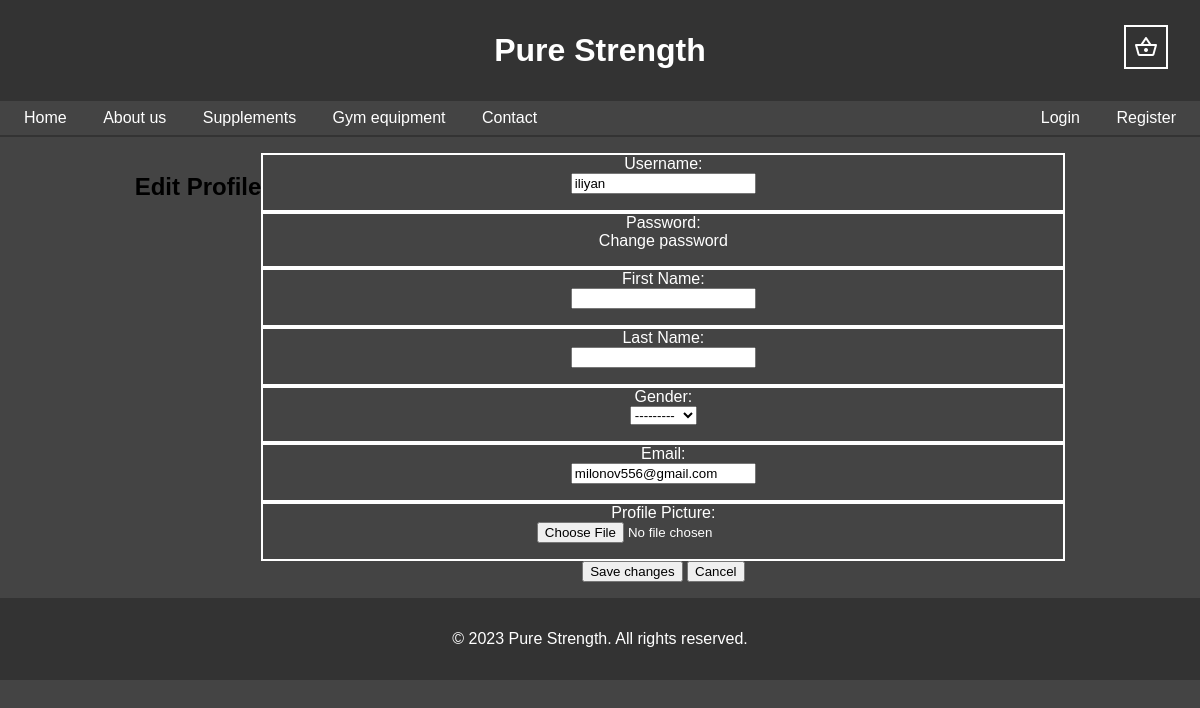
The app's page /edit/1/, older data.
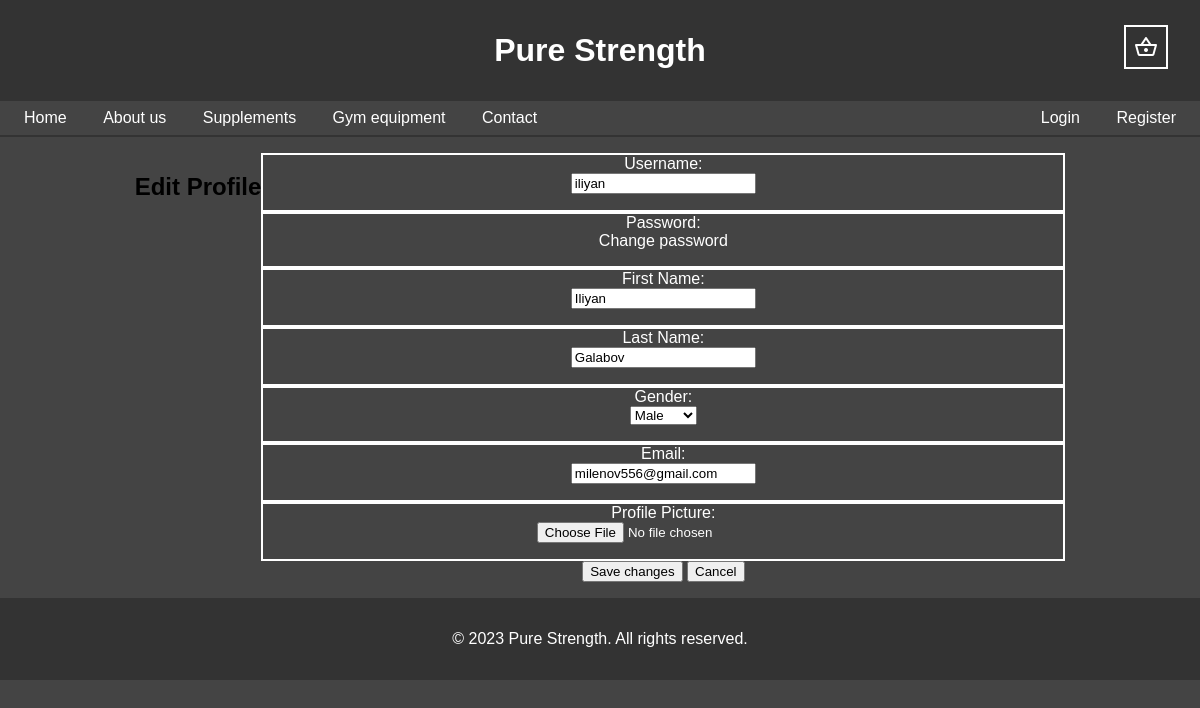
The same page, newer data.
### Fitness_store/fitness_app/models.py (models this page shows)
class FitnessUser(auth_models.AbstractUser):
    FIRST_NAME_MIN_LENGTH = 2
    FIRST_NAME_MAX_LENGTH = 30
    LAST_NAME_MIN_LENGTH = 2
    LAST_NAME_MAX_LENGTH = 30
    GENDER_CHOICES = (
        ("M", "Male"),
        ("F", "Female"),
        ("O", "Other"),
    )
    GENDER_MAX_LENGTH = 1
    first_name = models.CharField(
        max_length=FIRST_NAME_MAX_LENGTH,
        validators=(
            validators.MinLengthValidator(FIRST_NAME_MIN_LENGTH),
            validate_only_alphabetical,
        ),
    )
    last_name = models.CharField(
        max_length=LAST_NAME_MAX_LENGTH,
        validators=(
            validators.MinLengthValidator(LAST_NAME_MIN_LENGTH),
            validate_only_alphabetical,
        ),
    )
    email = models.EmailField(
        unique=True,
    )
    gender = models.CharField(
        max_length=GENDER_MAX_LENGTH,
        choices=GENDER_CHOICES,
    )
    profile_picture = models.FileField(
        null=True,
        blank=True,
        upload_to='profile_pictures',
        default=None,
    )

### Fitness_store/fitness_app/views.py (the view, shortened to what this page needs)
# urls.py: path('edit/<int:pk>/', ProfileEditView.as_view(), name='profile edit'),
class ProfileEditView(views.UpdateView):
    model = UserModel
    form_class = ProfileEditForm
    template_name = 'profile_edit.html'

### Fitness_store/fitness_app/forms.py
class ProfileEditForm(forms.ModelForm):
    class Meta:
        model = UserModel
        fields = ['username', 'password', 'first_name', 'last_name', 'email', 'gender', 'profile_picture']

### Fitness_store/fitness_app/context_processors.py (called while the page is built, shortened)
def cart_context(request):
    cart_items = []
    cart_total = 0
    if request.user.is_authenticated:
        cart = Cart.objects.filter(user=request.user).first()
        if cart:
            cart_items = cart.cartitem_set.all()
            cart_total = sum(item.price * item.quantity for item in cart_items)
    return {'cart_items': cart_items, 'cart_total': cart_total}

### templates/profile_edit.html (shortened to what this page needs)
{% extends 'base.html' %}
{% block content %}
<div class="profile-container">
    <h2>Edit Profile</h2>
    <form method="POST" action="{% url 'profile edit' request.user.pk %}">
        <div class="profile-item">
            <label for="id_username">Username:</label>
            {{ form.username }}
        </div>
        <div class="profile-item">
            <label for="id_profile_picture">Password:</label>
            <a href="{% url 'password change' %}">Change password</a>
        </div>
        <div class="profile-item">
            <label for="id_profile_picture">First Name:</label>
            {{ form.first_name }}
        </div>
        <div class="profile-item">
            <label for="id_profile_picture">Last Name:</label>
            {{ form.last_name }}
        </div>
        <div class="profile-item">
            <label for="id_profile_picture">Gender:</label>
            {{ form.gender }}
        </div>
        <div class="profile-item">
            <label for="id_email">Email:</label>
            {{ form.email }}
        </div>
        <div class="profile-item">
            <label for="id_profile_picture">Profile Picture:</label>
            {{ form.profile_picture }}
        </div>
        <div class="profile-buttons">
            <button type="submit" class="btn btn-secondary">Save changes</button>
            <button type="button" onclick="window.location.href='{% url 'profile detail' request.user.pk %}'" class="btn btn-secondary">Cancel</button>
        </div>
    </form>
</div>
{% endblock %}

Row changes from the older to the newer data that the page shows:
changed FitnessUser "iliyan": first_name (not shown) → "Iliyan"; last_name (not shown) → "Galabov"; gender "---------" → "Male"; email "milonov556@gmail.com" → "milenov556@gmail.com"
